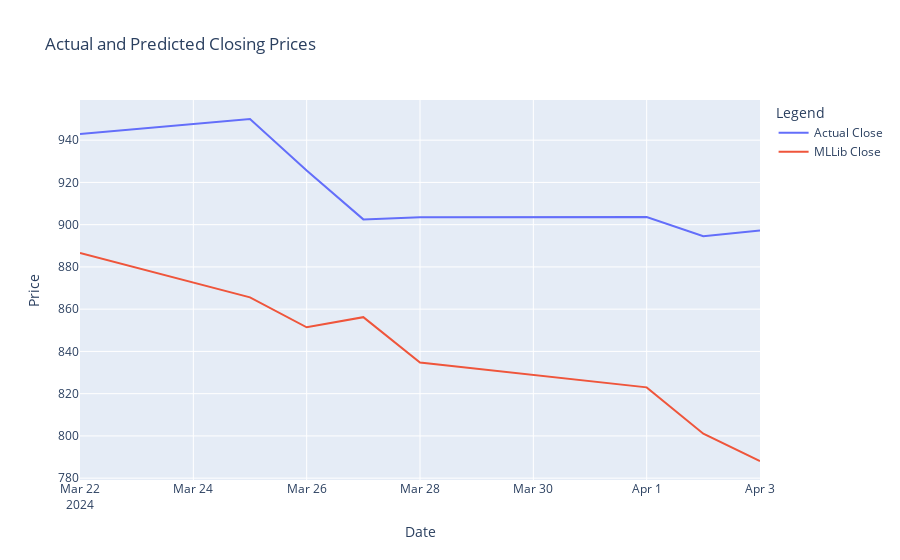

The cell this chart's notebook holds for it:
### Code cell
import plotly.graph_objs as go

# Create Plotly Scatter objects
trace1 = go.Scatter(
    x=merged_df.index,
    y=merged_df['Close'],
    mode='lines',
    name='Actual Close'
)

trace2 = go.Scatter(
    x=merged_df.index,
    y=merged_df['MLLib_Close'],
    mode='lines',
    name='MLLib Close'
)

# Create and show the combined graph
fig = go.Figure(data=[trace1, trace2])
fig.update_layout(
    title='Actual and Predicted Closing Prices',
    xaxis_title='Date',
    yaxis_title='Price',
    legend_title='Legend'
)

fig.show()

### Figure 1 — Plotly figure (JSON) as saved in the notebook; plotly's stock layout.template omitted (floating-point values rounded to 4 significant figures)
{"data": [{"mode": "lines", "name": "Actual Close", "type": "scatter", "x": ["2024-03-22T00:00:00", "2024-03-25T00:00:00", "2024-03-26T00:00:00", "2024-03-27T00:00:00", "2024-03-28T00:00:00", "2024-04-01T00:00:00", "2024-04-02T00:00:00", "2024-04-03T00:00:00"], "y": [942.9, 950.0, 925.6, 902.5, 903.6, 903.6, 894.5, 897.2]}, {"mode": "lines", "name": "MLLib Close", "type": "scatter", "x": ["2024-03-22T00:00:00", "2024-03-25T00:00:00", "2024-03-26T00:00:00", "2024-03-27T00:00:00", "2024-03-28T00:00:00", "2024-04-01T00:00:00", "2024-04-02T00:00:00", "2024-04-03T00:00:00"], "y": [886.6, 865.6, 851.4, 856.2, 834.7, 823.0, 801.0, 788.1]}], "layout": {"autosize": true, "legend": {"title": {"text": "Legend"}}, "title": {"text": "Actual and Predicted Closing Prices"}, "xaxis": {"autorange": true, "range": ["2024-03-22", "2024-04-03"], "title": {"text": "Date"}, "type": "date"}, "yaxis": {"autorange": true, "range": [779.1, 959.0], "title": {"text": "Price"}, "type": "linear"}}}
